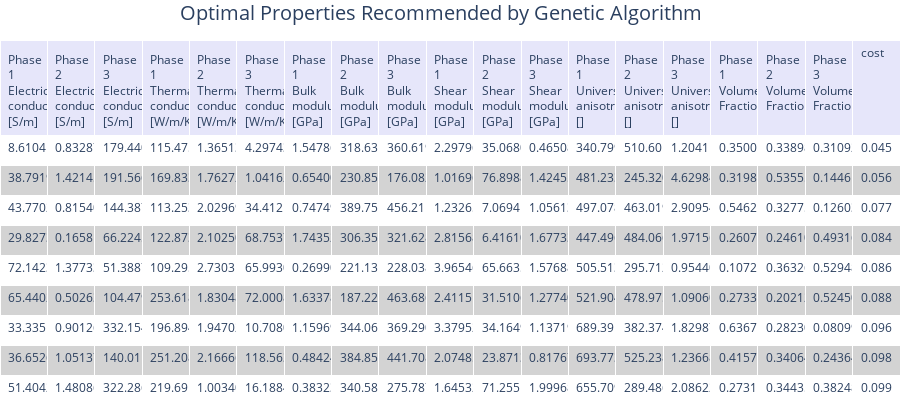

Notebook source saved alongside this figure:
### Markdown cell above
Print the optimization results as a table. Each row represents a *theoretical* material.

### Code cell
visualizer.print_table_of_best_designs(rows=10)

### Figure 1 — Plotly figure (JSON) as saved in the notebook; plotly's stock layout.template omitted (floating-point values rounded to 4 significant figures; data arrays with more than 128 entries replaced by an {"elided": "..."} marker saying what was removed)
{"data": [{"cells": {"align": "left", "fill": {"color": [["white", "lightgrey", "white", "lightgrey", "white", "lightgrey", "white", "lightgrey", "white", "lightgrey"]]}, "font": {"size": 12}, "height": 30, "values": {"elided": "19x10 float values"}}, "columnwidth": 1000, "header": {"align": "left", "fill": {"color": "lavender"}, "font": {"size": 12}, "height": 30, "values": ["Phase 1 Electrical conductivity, [S/m]", "Phase 2 Electrical conductivity, [S/m]", "Phase 3 Electrical conductivity, [S/m]", "Phase 1 Thermal conductivity, [W/m/K]", "Phase 2 Thermal conductivity, [W/m/K]", "Phase 3 Thermal conductivity, [W/m/K]", "Phase 1 Bulk modulus, [GPa]", "Phase 2 Bulk modulus, [GPa]", "Phase 3 Bulk modulus, [GPa]", "Phase 1 Shear modulus, [GPa]", "Phase 2 Shear modulus, [GPa]", "Phase 3 Shear modulus, [GPa]", "Phase 1 Universal anisotropy, []", "Phase 2 Universal anisotropy, []", "Phase 3 Universal anisotropy, []", "Phase 1 Volume Fraction", "Phase 2 Volume Fraction", "Phase 3 Volume Fraction", "cost"]}, "type": "table"}], "layout": {"autosize": true, "height": 400, "margin": {"b": 0, "l": 0, "r": 0, "t": 40}, "title": {"font": {"size": 20}, "text": "Optimal Properties Recommended by Genetic Algorithm", "x": 0.2}}}
